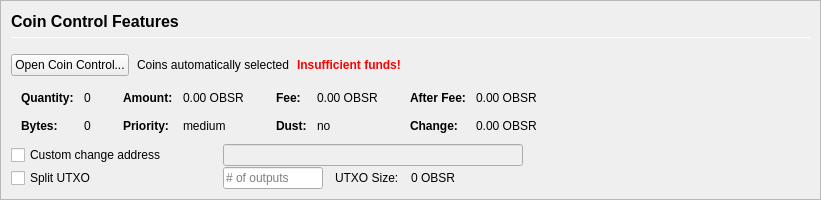
         <widget class="QFrame" name="frameCoinControl">
          <property name="sizePolicy">
           <sizepolicy hsizetype="Expanding" vsizetype="Expanding">
            <horstretch>0</horstretch>
            <verstretch>0</verstretch>
           </sizepolicy>
          </property>
          <property name="maximumSize">
           <size>
            <width>16777215</width>
            <height>16777215</height>
           </size>
          </property>
          <property name="frameShape">
           <enum>QFrame::StyledPanel</enum>
          </property>
          <property name="frameShadow">
           <enum>QFrame::Sunken</enum>
          </property>
          <layout class="QVBoxLayout" name="verticalLayoutCoinControl2">
           <property name="spacing">
            <number>0</number>
           </property>
           <property name="leftMargin">
            <number>0</number>
           </property>
           <property name="topMargin">
            <number>0</number>
           </property>
           <property name="rightMargin">
            <number>0</number>
           </property>
           <property name="bottomMargin">
            <number>0</number>
           </property>
           <item>
            <widget class="QFrame" name="frameCoinControl_BG">
             <layout class="QVBoxLayout" name="verticalLayoutCoinControl" stretch="0,0,0,0,0,0">
              <property name="spacing">
               <number>1</number>
              </property>
              <property name="leftMargin">
               <number>10</number>
              </property>
              <property name="topMargin">
               <number>10</number>
              </property>
              <item>
               <layout class="QHBoxLayout" name="horizontalLayoutCoinControl1">
                <property name="bottomMargin">
                 <number>15</number>
                </property>
                <item>
                 <layout class="QVBoxLayout" name="verticalLayout_3">
                  <property name="spacing">
                   <number>6</number>
                  </property>
                  <item>
                   <widget class="QLabel" name="labelCoinControlFeatures">
                    <property name="sizePolicy">
                     <sizepolicy hsizetype="Preferred" vsizetype="Maximum">
                      <horstretch>0</horstretch>
                      <verstretch>0</verstretch>
                     </sizepolicy>
                    </property>
                    <property name="minimumSize">
                     <size>
                      <width>0</width>
                      <height>20</height>
                     </size>
                    </property>
                    <property name="font">
                     <font>
                      <pointsize>12</pointsize>
                      <weight>75</weight>
                      <bold>true</bold>
                     </font>
                    </property>
                    <property name="styleSheet">
                     <string notr="true">font-weight:bold;</string>
                    </property>
                    <property name="text">
                     <string>Coin Control Features</string>
                    </property>
                   </widget>
                  </item>
                  <item>
                   <widget class="Line" name="line">
                    <property name="minimumSize">
                     <size>
                      <width>0</width>
                      <height>1</height>
                     </size>
                    </property>
                    <property name="maximumSize">
                     <size>
                      <width>16777215</width>
                      <height>1</height>
                     </size>
                    </property>
                    <property name="orientation">
                     <enum>Qt::Horizontal</enum>
                    </property>
                   </widget>
                  </item>
                 </layout>
                </item>
               </layout>
              </item>
              <item>
               <layout class="QHBoxLayout" name="horizontalLayoutCoinControl2" stretch="0,0,0,0">
                <property name="spacing">
                 <number>8</number>
                </property>
                <property name="bottomMargin">
                 <number>10</number>
                </property>
                <item>
                 <widget class="QPushButton" name="pushButtonCoinControl">
                  <property name="styleSheet">
                   <string notr="true"/>
                  </property>
                  <property name="text">
                   <string>Open Coin Control...</string>
                  </property>
                  <property name="autoDefault">
                   <bool>false</bool>
                  </property>
                 </widget>
                </item>
                <item>
                 <widget class="QLabel" name="labelCoinControlAutomaticallySelected">
                  <property name="text">
                   <string>Coins automatically selected</string>
                  </property>
                  <property name="margin">
                   <number>5</number>
                  </property>
                 </widget>
                </item>
                <item>
                 <widget class="QLabel" name="labelCoinControlInsuffFunds">
                  <property name="font">
                   <font>
                    <weight>75</weight>
                    <bold>true</bold>
                   </font>
                  </property>
                  <property name="styleSheet">
                   <string notr="true">color:red;font-weight:bold;</string>
                  </property>
                  <property name="text">
                   <string>Insufficient funds!</string>
                  </property>
                  <property name="margin">
                   <number>5</number>
                  </property>
                 </widget>
                </item>
                <item>
                 <spacer name="horizontalSpacerCoinControl">
                  <property name="orientation">
                   <enum>Qt::Horizontal</enum>
                  </property>
                  <property name="sizeHint" stdset="0">
                   <size>
                    <width>40</width>
                    <height>1</height>
                   </size>
                  </property>
                 </spacer>
                </item>
               </layout>
              </item>
              <item>
               <widget class="QWidget" name="widgetCoinControl" native="true">
                <property name="sizePolicy">
                 <sizepolicy hsizetype="Preferred" vsizetype="Preferred">
                  <horstretch>0</horstretch>
                  <verstretch>0</verstretch>
                 </sizepolicy>
                </property>
                <property name="minimumSize">
                 <size>
                  <width>0</width>
                  <height>0</height>
                 </size>
                </property>
                <property name="styleSheet">
                 <string notr="true"/>
                </property>
                <layout class="QHBoxLayout" name="horizontalLayoutCoinControl5">
                 <property name="leftMargin">
                  <number>0</number>
                 </property>
                 <property name="topMargin">
                  <number>0</number>
                 </property>
                 <property name="rightMargin">
                  <number>0</number>
                 </property>
                 <property name="bottomMargin">
                  <number>0</number>
                 </property>
                 <item>
                  <layout class="QHBoxLayout" name="horizontalLayoutCoinControl3" stretch="0,0,0,1">
                   <property name="spacing">
                    <number>20</number>
                   </property>
                   <property name="topMargin">
                    <number>0</number>
                   </property>
                   <property name="bottomMargin">
                    <number>10</number>
                   </property>
                   <item>
                    <layout class="QFormLayout" name="formLayoutCoinControl1">
                     <property name="horizontalSpacing">
                      <number>10</number>
                     </property>
                     <property name="verticalSpacing">
                      <number>14</number>
                     </property>
                     <property name="leftMargin">
                      <number>10</number>
                     </property>
                     <property name="topMargin">
                      <number>4</number>
                     </property>
                     <property name="rightMargin">
                      <number>6</number>
                     </property>
                     <item row="0" column="0">
                      <widget class="QLabel" name="labelCoinControlQuantityText">
                       <property name="font">
                        <font>
                         <weight>75</weight>
                         <bold>true</bold>
                        </font>
                       </property>
                       <property name="text">
                        <string>Quantity:</string>
                       </property>
                       <property name="margin">
                        <number>0</number>
                       </property>
                      </widget>
                     </item>
                     <item row="0" column="1">
                      <widget class="QLabel" name="labelCoinControlQuantity">
                       <property name="cursor">
                        <cursorShape>IBeamCursor</cursorShape>
                       </property>
                       <property name="contextMenuPolicy">
                        <enum>Qt::ActionsContextMenu</enum>
                       </property>
                       <property name="text">
                        <string notr="true">0</string>
                       </property>
                       <property name="margin">
                        <number>0</number>
                       </property>
                       <property name="textInteractionFlags">
                        <set>Qt::LinksAccessibleByMouse|Qt::TextSelectableByKeyboard|Qt::TextSelectableByMouse</set>
                       </property>
                      </widget>
                     </item>
                     <item row="1" column="0">
                      <widget class="QLabel" name="labelCoinControlBytesText">
                       <property name="font">
                        <font>
                         <weight>75</weight>
                         <bold>true</bold>
                        </font>
                       </property>
                       <property name="text">
                        <string>Bytes:</string>
                       </property>
                      </widget>
                     </item>
                     <item row="1" column="1">
                      <widget class="QLabel" name="labelCoinControlBytes">
                       <property name="cursor">
                        <cursorShape>IBeamCursor</cursorShape>
                       </property>
                       <property name="contextMenuPolicy">
                        <enum>Qt::ActionsContextMenu</enum>
                       </property>
                       <property name="text">
                        <string notr="true">0</string>
                       </property>
                       <property name="textInteractionFlags">
                        <set>Qt::LinksAccessibleByMouse|Qt::TextSelectableByKeyboard|Qt::TextSelectableByMouse</set>
                       </property>
                      </widget>
                     </item>
                    </layout>
                   </item>
                   <item>
                    <layout class="QFormLayout" name="formLayoutCoinControl2">
                     <property name="horizontalSpacing">
                      <number>10</number>
                     </property>
                     <property name="verticalSpacing">
                      <number>14</number>
                     </property>
                     <property name="leftMargin">
                      <number>6</number>
                     </property>
                     <property name="topMargin">
                      <number>4</number>
                     </property>
                     <property name="rightMargin">
                      <number>6</number>
                     </property>
                     <item row="0" column="0">
                      <widget class="QLabel" name="labelCoinControlAmountText">
                       <property name="font">
                        <font>
                         <weight>75</weight>
                         <bold>true</bold>
                        </font>
                       </property>
                       <property name="text">
                        <string>Amount:</string>
                       </property>
                       <property name="margin">
                        <number>0</number>
                       </property>
                      </widget>
                     </item>
                     <item row="0" column="1">
                      <widget class="QLabel" name="labelCoinControlAmount">
                       <property name="cursor">
                        <cursorShape>IBeamCursor</cursorShape>
                       </property>
                       <property name="contextMenuPolicy">
                        <enum>Qt::ActionsContextMenu</enum>
                       </property>
                       <property name="text">
                        <string notr="true">0.00 OBSR</string>
                       </property>
                       <property name="textInteractionFlags">
                        <set>Qt::LinksAccessibleByMouse|Qt::TextSelectableByKeyboard|Qt::TextSelectableByMouse</set>
                       </property>
                      </widget>
                     </item>
                     <item row="1" column="0">
                      <widget class="QLabel" name="labelCoinControlPriorityText">
                       <property name="font">
                        <font>
                         <weight>75</weight>
                         <bold>true</bold>
                        </font>
                       </property>
                       <property name="text">
                        <string>Priority:</string>
                       </property>
                      </widget>
                     </item>
                     <item row="1" column="1">
                      <widget class="QLabel" name="labelCoinControlPriority">
                       <property name="cursor">
                        <cursorShape>IBeamCursor</cursorShape>
                       </property>
                       <property name="contextMenuPolicy">
                        <enum>Qt::ActionsContextMenu</enum>
                       </property>
                       <property name="text">
                        <string>medium</string>
                       </property>
                       <property name="textInteractionFlags">
                        <set>Qt::LinksAccessibleByMouse|Qt::TextSelectableByKeyboard|Qt::TextSelectableByMouse</set>
                       </property>
                      </widget>
                     </item>
                    </layout>
                   </item>
                   <item>
                    <layout class="QFormLayout" name="formLayoutCoinControl3">
                     <property name="horizontalSpacing">
                      <number>10</number>
                     </property>
                     <property name="verticalSpacing">
                      <number>14</number>
                     </property>
                     <property name="leftMargin">
                      <number>6</number>
                     </property>
                     <property name="topMargin">
                      <number>4</number>
                     </property>
                     <property name="rightMargin">
                      <number>6</number>
                     </property>
                     <item row="0" column="0">
                      <widget class="QLabel" name="labelCoinControlFeeText">
                       <property name="font">
                        <font>
                         <weight>75</weight>
                         <bold>true</bold>
                        </font>
                       </property>
                       <property name="text">
                        <string>Fee:</string>
                       </property>
                       <property name="margin">
                        <number>0</number>
                       </property>
                      </widget>
                     </item>
                     <item row="0" column="1">
                      <widget class="QLabel" name="labelCoinControlFee">
                       <property name="cursor">
                        <cursorShape>IBeamCursor</cursorShape>
                       </property>
                       <property name="contextMenuPolicy">
                        <enum>Qt::ActionsContextMenu</enum>
                       </property>
                       <property name="text">
                        <string notr="true">0.00 OBSR</string>
                       </property>
                       <property name="textInteractionFlags">
                        <set>Qt::LinksAccessibleByMouse|Qt::TextSelectableByKeyboard|Qt::TextSelectableByMouse</set>
                       </property>
                      </widget>
                     </item>
                     <item row="1" column="0">
                      <widget class="QLabel" name="labelCoinControlLowOutputText">
                       <property name="font">
                        <font>
                         <weight>75</weight>
                         <bold>true</bold>
                        </font>
                       </property>
                       <property name="text">
                        <string>Dust:</string>
                       </property>
                      </widget>
                     </item>
                     <item row="1" column="1">
                      <widget class="QLabel" name="labelCoinControlLowOutput">
                       <property name="cursor">
                        <cursorShape>IBeamCursor</cursorShape>
                       </property>
                       <property name="contextMenuPolicy">
                        <enum>Qt::ActionsContextMenu</enum>
                       </property>
                       <property name="text">
                        <string>no</string>
                       </property>
                       <property name="textInteractionFlags">
                        <set>Qt::LinksAccessibleByMouse|Qt::TextSelectableByKeyboard|Qt::TextSelectableByMouse</set>
                       </property>
                      </widget>
                     </item>
                    </layout>
                   </item>
                   <item>
                    <layout class="QFormLayout" name="formLayoutCoinControl4">
                     <property name="horizontalSpacing">
                      <number>10</number>
                     </property>
                     <property name="verticalSpacing">
                      <number>14</number>
                     </property>
                     <property name="leftMargin">
                      <number>6</number>
                     </property>
                     <property name="topMargin">
                      <number>4</number>
                     </property>
                     <property name="rightMargin">
                      <number>6</number>
                     </property>
                     <item row="0" column="0">
                      <widget class="QLabel" name="labelCoinControlAfterFeeText">
                       <property name="font">
                        <font>
                         <weight>75</weight>
                         <bold>true</bold>
                        </font>
                       </property>
                       <property name="text">
                        <string>After Fee:</string>
                       </property>
                       <property name="margin">
                        <number>0</number>
                       </property>
                      </widget>
                     </item>
                     <item row="0" column="1">
                      <widget class="QLabel" name="labelCoinControlAfterFee">
                       <property name="cursor">
                        <cursorShape>IBeamCursor</cursorShape>
                       </property>
                       <property name="contextMenuPolicy">
                        <enum>Qt::ActionsContextMenu</enum>
                       </property>
                       <property name="text">
                        <string notr="true">0.00 OBSR</string>
                       </property>
                       <property name="textInteractionFlags">
                        <set>Qt::LinksAccessibleByMouse|Qt::TextSelectableByKeyboard|Qt::TextSelectableByMouse</set>
                       </property>
                      </widget>
                     </item>
                     <item row="1" column="0">
                      <widget class="QLabel" name="labelCoinControlChangeText">
                       <property name="font">
                        <font>
                         <weight>75</weight>
                         <bold>true</bold>
                        </font>
                       </property>
                       <property name="text">
                        <string>Change:</string>
                       </property>
                      </widget>
                     </item>
                     <item row="1" column="1">
                      <widget class="QLabel" name="labelCoinControlChange">
                       <property name="cursor">
                        <cursorShape>IBeamCursor</cursorShape>
                       </property>
                       <property name="contextMenuPolicy">
                        <enum>Qt::ActionsContextMenu</enum>
                       </property>
                       <property name="text">
                        <string notr="true">0.00 OBSR</string>
                       </property>
                       <property name="textInteractionFlags">
                        <set>Qt::LinksAccessibleByMouse|Qt::TextSelectableByKeyboard|Qt::TextSelectableByMouse</set>
                       </property>
                      </widget>
                     </item>
                    </layout>
                   </item>
                  </layout>
                 </item>
                </layout>
               </widget>
              </item>
              <item>
               <layout class="QHBoxLayout" name="horizontalLayoutCoinControl4">
                <property name="spacing">
                 <number>12</number>
                </property>
                <property name="sizeConstraint">
                 <enum>QLayout::SetDefaultConstraint</enum>
                </property>
                <property name="topMargin">
                 <number>0</number>
                </property>
                <property name="rightMargin">
                 <number>0</number>
                </property>
                <item>
                 <widget class="QCheckBox" name="checkBoxCoinControlChange">
                  <property name="sizePolicy">
                   <sizepolicy hsizetype="Preferred" vsizetype="Preferred">
                    <horstretch>0</horstretch>
                    <verstretch>0</verstretch>
                   </sizepolicy>
                  </property>
                  <property name="minimumSize">
                   <size>
                    <width>200</width>
                    <height>0</height>
                   </size>
                  </property>
                  <property name="maximumSize">
                   <size>
                    <width>200</width>
                    <height>16777215</height>
                   </size>
                  </property>
                  <property name="toolTip">
                   <string>If this is activated, but the change address is empty or invalid, change will be sent to a newly generated address.</string>
                  </property>
                  <property name="text">
                   <string>Custom change address</string>
                  </property>
                 </widget>
                </item>
                <item>
                 <widget class="QValidatedLineEdit" name="lineEditCoinControlChange">
                  <property name="enabled">
                   <bool>false</bool>
                  </property>
                  <property name="sizePolicy">
                   <sizepolicy hsizetype="Preferred" vsizetype="Preferred">
                    <horstretch>0</horstretch>
                    <verstretch>0</verstretch>
                   </sizepolicy>
                  </property>
                  <property name="minimumSize">
                   <size>
                    <width>300</width>
                    <height>0</height>
                   </size>
                  </property>
                 </widget>
                </item>
                <item>
                 <widget class="QLabel" name="labelCoinControlChangeLabel">
                  <property name="sizePolicy">
                   <sizepolicy hsizetype="Preferred" vsizetype="Preferred">
                    <horstretch>0</horstretch>
                    <verstretch>0</verstretch>
                   </sizepolicy>
                  </property>
                  <property name="minimumSize">
                   <size>
                    <width>100</width>
                    <height>0</height>
                   </size>
                  </property>
                  <property name="text">
                   <string/>
                  </property>
                  <property name="margin">
                   <number>3</number>
                  </property>
                 </widget>
                </item>
               </layout>
              </item>
              <item>
               <layout class="QHBoxLayout" name="horizontalLayoutCoinControl6">
                <property name="spacing">
                 <number>12</number>
                </property>
                <property name="rightMargin">
                 <number>0</number>
                </property>
                <item>
                 <widget class="QCheckBox" name="splitBlockCheckBox">
                  <property name="sizePolicy">
                   <sizepolicy hsizetype="Preferred" vsizetype="Preferred">
                    <horstretch>0</horstretch>
                    <verstretch>0</verstretch>
                   </sizepolicy>
                  </property>
                  <property name="minimumSize">
                   <size>
                    <width>200</width>
                    <height>0</height>
                   </size>
                  </property>
                  <property name="maximumSize">
                   <size>
                    <width>200</width>
                    <height>16777215</height>
                   </size>
                  </property>
                  <property name="text">
                   <string>Split UTXO</string>
                  </property>
                 </widget>
                </item>
                <item>
                 <widget class="QLineEdit" name="splitBlockLineEdit">
                  <property name="sizePolicy">
                   <sizepolicy hsizetype="Preferred" vsizetype="Preferred">
                    <horstretch>50</horstretch>
                    <verstretch>0</verstretch>
                   </sizepolicy>
                  </property>
                  <property name="minimumSize">
                   <size>
                    <width>100</width>
                    <height>0</height>
                   </size>
                  </property>
                  <property name="maximumSize">
                   <size>
                    <width>100</width>
                    <height>16777215</height>
                   </size>
                  </property>
                  <property name="placeholderText">
                   <string># of outputs</string>
                  </property>
                 </widget>
                </item>
                <item>
                 <widget class="QLabel" name="labelBlockSizeText">
                  <property name="text">
                   <string>UTXO Size:</string>
                  </property>
                 </widget>
                </item>
                <item>
                 <widget class="QLabel" name="labelBlockSize">
                  <property name="text">
                   <string>0 OBSR</string>
                  </property>
                 </widget>
                </item>
                <item>
                 <spacer name="horizontalSpacer_7">
                  <property name="orientation">
                   <enum>Qt::Horizontal</enum>
                  </property>
                  <property name="sizeHint" stdset="0">
                   <size>
                    <width>40</width>
                    <height>20</height>
                   </size>
                  </property>
                 </spacer>
                </item>
               </layout>
              </item>
              <item>
               <spacer name="verticalSpacerCoinControl">
                <property name="orientation">
                 <enum>Qt::Vertical</enum>
                </property>
                <property name="sizeHint" stdset="0">
                 <size>
                  <width>800</width>
                  <height>1</height>
                 </size>
                </property>
               </spacer>
              </item>
             </layout>
            </widget>
           </item>
          </layout>
         </widget>
